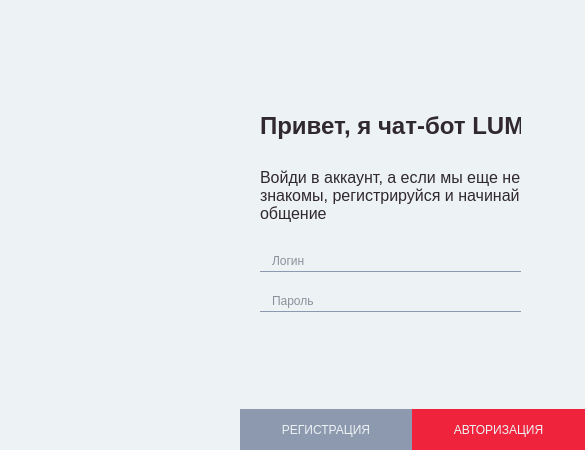
<?xml version="1.0" encoding="UTF-8"?>
<ui version="4.0">
 <class>loginwindow</class>
 <widget class="QDialog" name="loginwindow">
  <property name="geometry">
   <rect>
    <x>0</x>
    <y>0</y>
    <width>585</width>
    <height>450</height>
   </rect>
  </property>
  <property name="minimumSize">
   <size>
    <width>585</width>
    <height>450</height>
   </size>
  </property>
  <property name="maximumSize">
   <size>
    <width>585</width>
    <height>450</height>
   </size>
  </property>
  <property name="windowTitle">
   <string>Dialog</string>
  </property>
  <property name="styleSheet">
   <string notr="true">background-color: rgb(237, 242, 244);

</string>
  </property>
  <widget class="QLabel" name="label">
   <property name="geometry">
    <rect>
     <x>0</x>
     <y>0</y>
     <width>240</width>
     <height>450</height>
    </rect>
   </property>
   <property name="text">
    <string/>
   </property>
   <property name="pixmap">
    <pixmap resource="recources.qrc">:/new/prefix1/img/LUM3.png</pixmap>
   </property>
   <property name="scaledContents">
    <bool>true</bool>
   </property>
  </widget>
  <widget class="QLabel" name="label_2">
   <property name="geometry">
    <rect>
     <x>260</x>
     <y>110</y>
     <width>261</width>
     <height>32</height>
    </rect>
   </property>
   <property name="sizePolicy">
    <sizepolicy hsizetype="Preferred" vsizetype="Fixed">
     <horstretch>0</horstretch>
     <verstretch>0</verstretch>
    </sizepolicy>
   </property>
   <property name="styleSheet">
    <string notr="true">font-size:  24px; 
font-weight:  600; 
color:  rgb(48, 41, 46); </string>
   </property>
   <property name="text">
    <string>Привет, я чат-бот LUM</string>
   </property>
  </widget>
  <widget class="QLineEdit" name="lineLogin">
   <property name="geometry">
    <rect>
     <x>260</x>
     <y>250</y>
     <width>261</width>
     <height>22</height>
    </rect>
   </property>
   <property name="styleSheet">
    <string notr="true">QLineEdit {
	border: 0px;
	border-bottom: 1px solid #8d99ae;
	color: #2b2d42;
	padding-left: 10px;
	padding-right: 10px;
	background-color: #edf2f4;
}
QLineEdit:hover {
	border: 0px;
	background-color: #edf2f4;
	border-bottom: 1px solid #2b2d42;
}
QLineEdit:focus{
	border: 0px;
	background-color: #edf2f4;
	border-bottom: 1px solid #2b2d42;
}
</string>
   </property>
   <property name="placeholderText">
    <string>Логин</string>
   </property>
  </widget>
  <widget class="QLineEdit" name="linePassword">
   <property name="geometry">
    <rect>
     <x>260</x>
     <y>290</y>
     <width>261</width>
     <height>22</height>
    </rect>
   </property>
   <property name="styleSheet">
    <string notr="true">QLineEdit {
	border: 0px;
	border-bottom: 1px solid #8d99ae;
	color: #2b2d42;
	padding-left: 10px;
	padding-right: 10px;
	background-color: #edf2f4;
}
QLineEdit:hover {
	border: 0px;
	background-color: #edf2f4;
	border-bottom: 1px solid #2b2d42;
}
QLineEdit:focus{
	border: 0px;
	background-color: #edf2f4;
	border-bottom: 1px solid #2b2d42;
}
</string>
   </property>
   <property name="echoMode">
    <enum>QLineEdit::Password</enum>
   </property>
   <property name="placeholderText">
    <string>Пароль</string>
   </property>
  </widget>
  <widget class="QLabel" name="label_3">
   <property name="geometry">
    <rect>
     <x>260</x>
     <y>160</y>
     <width>261</width>
     <height>71</height>
    </rect>
   </property>
   <property name="sizePolicy">
    <sizepolicy hsizetype="Preferred" vsizetype="Fixed">
     <horstretch>0</horstretch>
     <verstretch>0</verstretch>
    </sizepolicy>
   </property>
   <property name="styleSheet">
    <string notr="true">font-size:  16px; 
font-weight:  300; 
color:  rgb(48, 41, 46); </string>
   </property>
   <property name="text">
    <string>Войди в аккаунт, а если мы еще не знакомы, регистрируйся и начинай общение</string>
   </property>
   <property name="wordWrap">
    <bool>true</bool>
   </property>
  </widget>
  <widget class="QPushButton" name="buttonLogIn">
   <property name="geometry">
    <rect>
     <x>412</x>
     <y>409</y>
     <width>173</width>
     <height>41</height>
    </rect>
   </property>
   <property name="sizePolicy">
    <sizepolicy hsizetype="Minimum" vsizetype="Expanding">
     <horstretch>0</horstretch>
     <verstretch>0</verstretch>
    </sizepolicy>
   </property>
   <property name="styleSheet">
    <string notr="true">QPushButton {
  color: rgb(237, 242, 244); /* цвет текста */
  border: 0px; /*граница*/
  background-color: rgb(239, 35, 60); /* фон кнопки */
} 
QPushButton:hover { background-color: rgb(217, 4, 41); } /* при наведении курсора мышки */
QPushButton:focus { background-color: rgb(217, 4, 41); } /* при нажатии */</string>
   </property>
   <property name="text">
    <string>АВТОРИЗАЦИЯ</string>
   </property>
   <property name="default">
    <bool>true</bool>
   </property>
  </widget>
  <widget class="QPushButton" name="buttonSignIn">
   <property name="geometry">
    <rect>
     <x>240</x>
     <y>409</y>
     <width>172</width>
     <height>41</height>
    </rect>
   </property>
   <property name="sizePolicy">
    <sizepolicy hsizetype="Minimum" vsizetype="Expanding">
     <horstretch>0</horstretch>
     <verstretch>0</verstretch>
    </sizepolicy>
   </property>
   <property name="styleSheet">
    <string notr="true">QPushButton {
  color: rgb(237, 242, 244); /* цвет текста */
  border: 0px; /* граница*/
  background-color: rgb(141, 153, 174); /* фон кнопки */
} 
QPushButton:hover { background-color: rgb(43, 45, 66); } /* при наведении курсора мышки */
QPushButton:focus { background-color: rgb(43, 45, 66); } /* при нажатии */</string>
   </property>
   <property name="text">
    <string>РЕГИСТРАЦИЯ</string>
   </property>
  </widget>
 </widget>
 <resources>
  <include location="recources.qrc"/>
 </resources>
 <connections/>
</ui>
